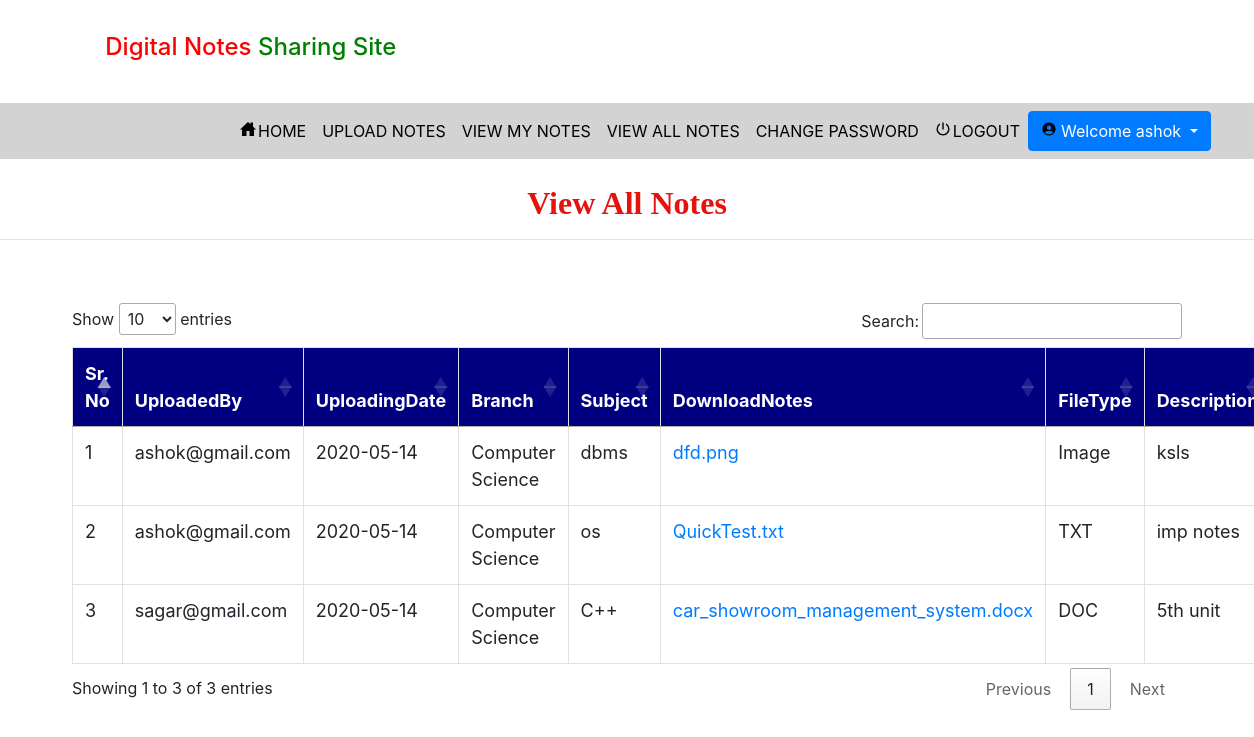
The page /viewallnotesuser (signed in) on the database its author committed.
### notes/models.py (models this page shows, shortened)
class Notes(models.Model):
    user = models.ForeignKey(User, on_delete=models.CASCADE, null=True)
    uploadingdate = models.CharField(max_length=30, null=True)
    branch = models.CharField(max_length=30, null=True)
    subject = models.CharField(max_length=30, null=True)
    notesfile = models.FileField(null=True)
    filetype = models.CharField(max_length=30, null=True)
    description = models.CharField(max_length=200, null=True)
    status = models.CharField(max_length=15, null=True)

### notes/views.py (the view)
# urls.py: path('viewallnotesuser', ViewAllnotesuser, name="viewallnotesuser"),
def ViewAllnotesuser(request):
    if not request.user.is_authenticated:
        return redirect('login')
    notes = Notes.objects.all()
    d = {'notes': notes}
    return render(request, 'viewallnotesuser.html', d)

### notes/templates/viewallnotesuser.html (shortened to what this page needs)
{% extends 'usernavigation.html' %}
{% block body %}
<center><h2 style = "font-family : 'Monotype Corsiva' ; color : #E6120E ; font-weight : bold;margin-top:2%">View All Notes</h2></center><hr>
 <div class="container">
<table class="table table-bordered" id="myTable">
  <thead>
  <tr>
    <th>Sr. No</th>
       <th>UploadedBy</th>
    <th>UploadingDate</th>
    <th>Branch</th>
    <th>Subject</th>
    <th>DownloadNotes</th>
    <th>FileType</th>
    <th>Description</th>
  </tr>
  </thead>
   <tbody>
{% for i in notes %}
 {% if i.status == "Accept" %}
  <tr>
      <td>{{forloop.counter}}</td>
       <td>{{i.user.username}}</td>
       <td>{{i.uploadingdate}} </td>
    <td>{{i.branch}}</td>
    <td>{{i.subject}}</td>
      <td><a href="{{i.notesfile.url}}" download>{{i.notesfile}}</a> </td>
    <td>{{i.filetype}}</td>
    <td>{{i.description}}</td>
  </tr>
    {% endif %}
   {% endfor %}
    </tbody>
</table>
 </div>
{% endblock %}

### notes/templates/usernavigation.html (shortened to what this page needs)
<!DOCTYPE html>
<html lang="en">
<head>
    {% load static %}
     <link rel="stylesheet" href="https://maxcdn.bootstrapcdn.com/bootstrap/4.0.0/css/bootstrap.min.css">
  <link rel = stylesheet href = "//cdn.datatables.net/1.10.19/css/jquery.dataTables.min.css">
<link rel="stylesheet" href="https://cdnjs.cloudflare.com/ajax/libs/font-awesome/4.7.0/css/font-awesome.min.css">
</head>
<body>
<div class="container">
    <h4 style="padding:3%"><span style="color:red"> Digital Notes</span> <span style="color:green"> Sharing Site</span></h4>
</div>
<nav class="navbar navbar-expand-sm" style="background-color:lightgrey">
  <ul class="navbar-nav">
   <li class="nav-item">
      <a class="nav-link" href="{% url 'home' %}" style="color:black;margin-left:200px"><ion-icon style="margin-right:2px" name="home-sharp"></ion-icon>HOME</a>
    </li>
    <li class="nav-item">
      <a class="nav-link" href="{% url 'upload_notes' %}" style="color:black">UPLOAD NOTES</a>
    </li>
    <li class="nav-item">
      <a class="nav-link" href="{% url 'view_mynotes' %}" style="color:black">VIEW MY NOTES</a>
    </li>
    <li class="nav-item">
      <a class="nav-link" href="{% url 'viewallnotesuser' %}" style="color:black">VIEW ALL NOTES</a>
    </li>
    <li class="nav-item">
      <a class="nav-link" href="{% url 'change_password' %}" style="color:black">CHANGE PASSWORD</a>
    </li>
   <li> <a class="nav-link" href="{% url 'logout' %}" style="color:black"><ion-icon style="margin-right:2px" name="power-sharp"></ion-icon>LOGOUT</a>
    </li>
      <div class="btn-group">
  <button type="button" class="btn btn-primary dropdown-toggle" data-toggle="dropdown" aria-haspopup="true" aria-expanded="false">
    <ion-icon style="margin-right:4px;color:black" name="person-circle-sharp"></ion-icon>Welcome {{request.user.first_name}}
  </button>
</div>
    </ul>
</nav>
{% block body %}
{% endblock %}
</body></html>

### notes/templates/usernavigation.html (style rules this page uses)
* { box-sizing: border-box; }
#myTable { border-collapse: collapse; width: 100%; border: 1px solid #ddd; font-size: 18px; }
#myTable th { text-align: left; padding: 12px; background-color: Navy; color: white; }
#myTable td { text-align: left; padding: 12px; background-color: white; }
#myTable tr { border-bottom: 1px solid #ddd; }

### rows shown on the page
Notes: user.username "ashok@gmail.com", uploadingdate "2020-05-14", branch "Computer Science", subject "dbms", notesfile "dfd.png", filetype "Image", description "ksls"
Notes: user.username "ashok@gmail.com", uploadingdate "2020-05-14", branch "Computer Science", subject "os", notesfile "QuickTest.txt", filetype "TXT", description "imp notes"
Notes: user.username "sagar@gmail.com", uploadingdate "2020-05-14", branch "Computer Science", subject "C++", notesfile "car_showroom_management_system.docx", filetype "DOC", description "5th unit"

### other values the page prints
{{ request.user.first_name }} "ashok"
